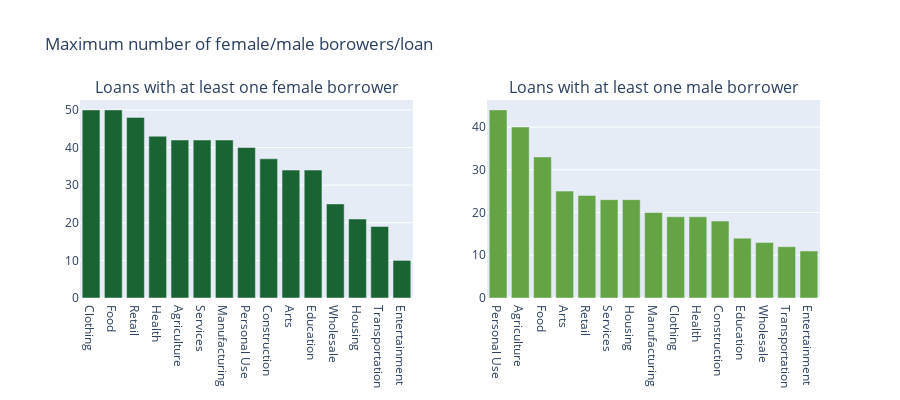

Source (notebook cell):
### Markdown cell above
The average number of female borrowers/loan is 2.7 for Clothing sector, 2.6 for Personal Use and 2.4 for Food, with very close to 2 for Agriculture and Constructions.

The average number of male borrowers/loan is very close to 1.75 for Food, Agriculture, Clothing and Personal Use.

Let’s represent now the maximum number of male and female borrowers per loan.

### Code cell
df = df.sort_values(by="max", ascending=False)
sectors_f = go.Bar(
        x = df['sector'],
        y = df['max'],
        name="Female borrowers",
        marker=dict(color=color_list[4]))
df2 = df2.sort_values(by="max", ascending=False)
sectors_m = go.Bar(
        x = df2['sector'],
        y = df2['max'],
        name="Male borrowers",
        marker=dict(color=color_list[3]))
fig = make_subplots(rows=1, cols=2, start_cell="top-left",
                   subplot_titles=("Loans with at least one female borrower", 
                                   "Loans with at least one male borrower"))

fig.add_trace(sectors_f, row=1, col=1)
fig.add_trace(sectors_m, row=1, col=2)
layout = go.Layout(height=400, width=900, title="Maximum number of female/male borowers/loan")
fig.update_layout(layout)
fig.update_layout(showlegend=False)
fig.show()

### Figure 1 — Plotly figure (JSON) as saved in the notebook; plotly's stock layout.template omitted (floating-point values rounded to 4 significant figures)
{"data": [{"marker": {"color": "#1a6333"}, "name": "Female borrowers", "type": "bar", "x": ["Clothing", "Food", "Retail", "Health", "Agriculture", "Services", "Manufacturing", "Personal Use", "Construction", "Arts", "Education", "Wholesale", "Housing", "Transportation", "Entertainment"], "xaxis": "x", "y": [50, 50, 48, 43, 42, 42, 42, 40, 37, 34, 34, 25, 21, 19, 10], "yaxis": "y"}, {"marker": {"color": "#64a444"}, "name": "Male borrowers", "type": "bar", "x": ["Personal Use", "Agriculture", "Food", "Arts", "Retail", "Services", "Housing", "Manufacturing", "Clothing", "Health", "Construction", "Education", "Wholesale", "Transportation", "Entertainment"], "xaxis": "x2", "y": [44, 40, 33, 25, 24, 23, 23, 20, 19, 19, 18, 14, 13, 12, 11], "yaxis": "y2"}], "layout": {"annotations": [{"font": {"size": 16}, "showarrow": false, "text": "Loans with at least one female borrower", "x": 0.225, "xanchor": "center", "xref": "paper", "y": 1.0, "yanchor": "bottom", "yref": "paper"}, {"font": {"size": 16}, "showarrow": false, "text": "Loans with at least one male borrower", "x": 0.775, "xanchor": "center", "xref": "paper", "y": 1.0, "yanchor": "bottom", "yref": "paper"}], "height": 400, "showlegend": false, "title": {"text": "Maximum number of female/male borowers/loan"}, "width": 900, "xaxis": {"anchor": "y", "domain": [0.0, 0.45]}, "xaxis2": {"anchor": "y2", "domain": [0.55, 1.0]}, "yaxis": {"anchor": "x", "domain": [0.0, 1.0]}, "yaxis2": {"anchor": "x2", "domain": [0.0, 1.0]}}}
